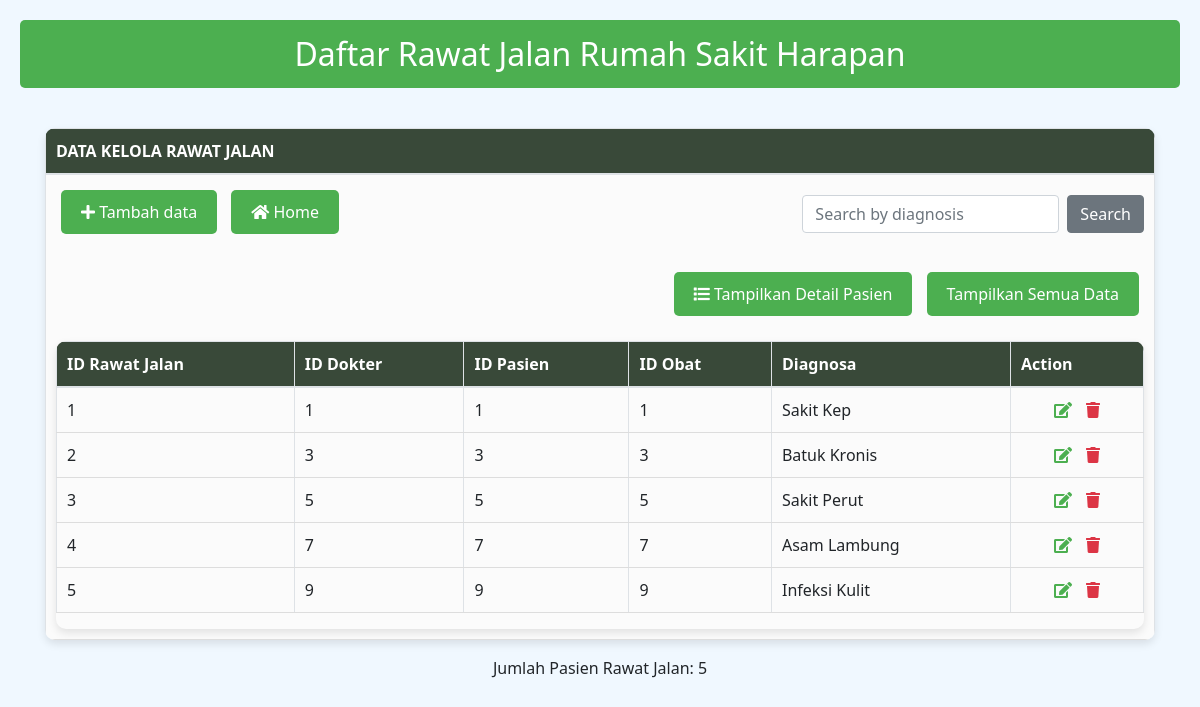
Page /RawatJalan.php on the committed database.
### tables this page shows
CREATE TABLE rawat_jalan (
  id_jalan INT(11) NOT NULL AUTO_INCREMENT,
  id_dokter INT(11) NOT NULL,
  id_pasien INT(11) NOT NULL,
  id_obat INT(11) NOT NULL,
  diagnosa VARCHAR(50) NOT NULL,
  PRIMARY KEY (id_jalan),
  CONSTRAINT fk_rawat_jalan_dokter FOREIGN KEY (id_dokter) REFERENCES tabel_dokter(id),
  CONSTRAINT fk_rawat_jalan_pasien FOREIGN KEY (id_pasien) REFERENCES tabel_pasien(id_pasien),
  CONSTRAINT fk_rawat_jalan_obat FOREIGN KEY (id_obat) REFERENCES tabel_obat(id_obat)
);

### RawatJalan.php (the view, shortened to what this page needs)
<?php
include_once("koneksi.php");
$query_jumlah_rawat_jalan = "SELECT COUNT(*) AS total_rawat_jalan FROM rawat_jalan";
$result_jumlah_rawat_jalan = mysqli_query($mysqli, $query_jumlah_rawat_jalan);
$row_jumlah_rawat_jalan = mysqli_fetch_assoc($result_jumlah_rawat_jalan);
$total_rawat_jalan = $row_jumlah_rawat_jalan['total_rawat_jalan'];
?>
<!DOCTYPE html>
<html>
<head>
    <link rel="stylesheet" href="https://use.fontawesome.com/releases/v5.6.3/css/all.css">
    <link rel="stylesheet" href="https://cdn.jsdelivr.net/npm/bootstrap@4.5.3/dist/css/bootstrap.min.css">
</head>
<body>
    <header>
        Daftar Rawat Jalan Rumah Sakit Harapan
    </header>
    <div class="container">
        <div class="row">
            <div class="col-12">
                <table class="table1 table table-bordered">
                    <thead>
                        <tr>
                            <th>DATA KELOLA RAWAT JALAN</th>
                        </tr>
                    </thead>
                    <tbody>
                        <tr>
                            <td>
                                <div class="row">
                                    <div class="col-md-6">
                                        <a href="RalanTambah.php" class="btn btn-custom"><i class="fa fa-plus"></i> Tambah data</a>
                                        <a href="Website.php" class="btn btn-custom"><i class="fa fa-home"></i> Home</a>
                                    </div>
                                    <div class="col-md-6 text-right">
                                        <form class="form-inline justify-content-end" action="RawatJalan.php" method="get">
                                            <input class="form-control mr-2" type="search" placeholder="Search by diagnosis" aria-label="Search" name="cari">
                                            <button class="btn btn-secondary" type="submit">Search</button>
                                        </form>
										<br>
                                        <a href="Detailralan.php" class="btn btn-custom"><i class="fa fa-list"></i> Tampilkan Detail Pasien</a>
										<?php
                                            if(isset($_GET['showall']) && $_GET['showall'] == 'true'){
                                                echo '<button class="btn btn-custom" onclick="window.location.href=\'RawatJalan.php\'">Tampilkan Data Lebih Sedikit</button>';
                                            } else {
                                                echo '<button class="btn btn-custom" onclick="window.location.href=\'RawatJalan.php?showall=true\'">Tampilkan Semua Data</button>';
                                            }
                                        ?>
                                    </div>
                                </div>
                                <div class="table-responsive">
                                    <table class="table table-striped">
                                        <thead>
                                            <tr>
                                                <th>ID Rawat Jalan</th>
                                                <th>ID Dokter</th>
                                                <th>ID Pasien</th>
                                                <th>ID Obat</th>
                                                <th>Diagnosa</th>
                                                <th>Action</th>
                                            </tr>
                                        </thead>
                                        <tbody>
                                            <?php
											if(isset($_GET['cari'])){
                                                $cari = $_GET['cari'];
                                                $result = mysqli_query($mysqli, "SELECT * FROM rawat_jalan WHERE diagnosa LIKE '%$cari%' LIMIT 5");
                                            } elseif(isset($_GET['showall'])) {
                                                $result = mysqli_query($mysqli, "SELECT * FROM rawat_jalan ORDER BY id_jalan ASC");
                                            } else {
                                                $result = mysqli_query($mysqli, "SELECT * FROM rawat_jalan ORDER BY id_jalan ASC LIMIT 5");
                                            }
                                            while ($res = mysqli_fetch_array($result)) {
                                                echo "<tr>";
                                                echo "<td>" . $res['id_jalan'] . "</td>";
                                                echo "<td>" . $res['id_dokter'] . "</td>";
                                                echo "<td>" . $res['id_pasien'] . "</td>";
                                                echo "<td>" . $res['id_obat'] . "</td>";
                                                echo "<td>" . $res['diagnosa'] . "</td>";
                                                echo "<td class='text-center'>
                                                        <a class='btn-icon' href=\"RalanEdit.php?id_jalan=$res[id_jalan]\"><i class='fa fa-edit'></i></a>
                                                        <a class='btn-icon btn-icon-danger' href=\"RalanDelete.php?id_jalan=$res[id_jalan]\" onClick=\"return confirm('Are you sure you want to delete?')\"><i class='fa fa-trash'></i></a>
                                               </td>";
                                                echo "</tr>";
                                            }
                                            ?>
                                        </tbody>
                                    </table>
                                </div>
                            </td>
                        </tr>
                        </tbody>
                </table>
                <div class="text-center">
                    <p>Jumlah Pasien Rawat Jalan: <?php echo $total_rawat_jalan; ?></p>
                </div>
            </div>
        </div>
    </div>
</body>
</html>

### RawatJalan.php (style rules this page uses)
body { background-color: #f0f8ff; font-family: 'Segoe UI', Tahoma, Geneva, Verdana, sans-serif; padding: 20px; }
header { background-color: #4caf50; color: white; padding: 10px; text-align: center; font-size: 2rem; border-radius: 5px; margin-bottom: 20px; }
.container { margin-bottom: 20px; }
.table1, .table-responsive { border: none; width: 100%; margin-top: 20px; box-shadow: 0 4px 8px rgba(0, 0, 0, 0.1); border-radius: 10px; overflow: hidden; }
.table1 th { background-color: #394939; color: white; padding: 10px; text-align: left; }
.table1 td { background-color: #fbfbfb; padding: 10px; border-bottom: 1px solid #ddd; }
.btn-custom { background-color: #4caf50; color: white; border: none; padding: 10px 20px; margin: 5px; border-radius: 5px; }
.btn-icon { border: none; background: none; cursor: pointer; color: #4caf50; margin: 0 5px; }
.btn-icon-danger { color: #dc3545; }
.form-control { margin: 10px 0; }

### rows in the picture
rawat_jalan: id_jalan "1", id_dokter "1", id_pasien "1", id_obat "1", diagnosa "Sakit Kep"
rawat_jalan: id_jalan "2", id_dokter "3", id_pasien "3", id_obat "3", diagnosa "Batuk Kronis"
rawat_jalan: id_jalan "3", id_dokter "5", id_pasien "5", id_obat "5", diagnosa "Sakit Perut"
rawat_jalan: id_jalan "4", id_dokter "7", id_pasien "7", id_obat "7", diagnosa "Asam Lambung"
rawat_jalan: id_jalan "5", id_dokter "9", id_pasien "9", id_obat "9", diagnosa "Infeksi Kulit"

### other values in the picture
$total_rawat_jalan "5"
